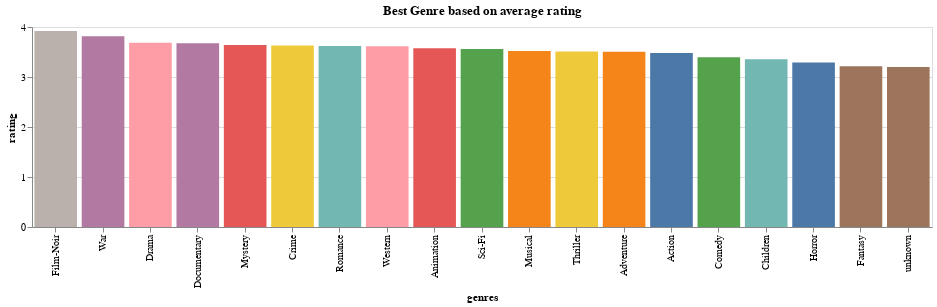

Notebook cell for this chart:
### Code cell
chart = alt.Chart(genres_avg_rating).mark_bar().encode(
    x=alt.X('genres:N', sort='-y'),   # sort bars by count
    y=alt.Y('rating:Q'),
    color=alt.Color('genres:N', legend=None),  # distinct colors per brand
    tooltip=['genres', 'rating']
).properties(
    title="Best Genre based on average rating",
    width=900,
    height=200
)

chart.show()

### Figure 1 — Vega-Lite specification as saved in the notebook (floating-point values rounded to 4 significant figures)
{"$schema": "https://vega.github.io/schema/vega-lite/v5.20.1.json", "config": {"view": {"continuousHeight": 300, "continuousWidth": 300}}, "data": {"name": "data-2e1e704b15fba2fa462a99e54bc233ce"}, "datasets": {"data-2e1e704b15fba2fa462a99e54bc233ce": [{"genres": "Film-Noir", "rating": 3.922}, {"genres": "War", "rating": 3.816}, {"genres": "Drama", "rating": 3.687}, {"genres": "Documentary", "rating": 3.673}, {"genres": "Mystery", "rating": 3.638}, {"genres": "Crime", "rating": 3.632}, {"genres": "Romance", "rating": 3.622}, {"genres": "Western", "rating": 3.613}, {"genres": "Animation", "rating": 3.577}, {"genres": "Sci-Fi", "rating": 3.561}, {"genres": "Musical", "rating": 3.521}, {"genres": "Thriller", "rating": 3.509}, {"genres": "Adventure", "rating": 3.504}, {"genres": "Action", "rating": 3.48}, {"genres": "Comedy", "rating": 3.394}, {"genres": "Children", "rating": 3.353}, {"genres": "Horror", "rating": 3.29}, {"genres": "Fantasy", "rating": 3.215}, {"genres": "unknown", "rating": 3.2}]}, "encoding": {"color": {"field": "genres", "legend": null, "type": "nominal"}, "tooltip": [{"field": "genres", "type": "nominal"}, {"field": "rating", "type": "quantitative"}], "x": {"field": "genres", "sort": "-y", "type": "nominal"}, "y": {"field": "rating", "type": "quantitative"}}, "height": 200, "mark": {"type": "bar"}, "title": "Best Genre based on average rating", "width": 900}
